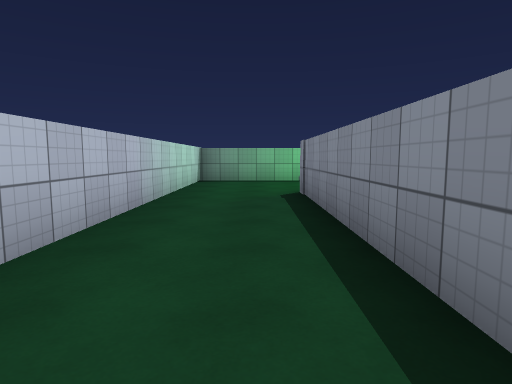
view 1 (above)

24 first-person views from a walk through a 3-D level made in the Unity game engine. The camera is 1.3 m above the floor, tilts 6° down and sees 75° across. The floor is counted in squares, 2 m on a side. Each view is taken from the middle of a square. On the plan, view 1 faces up. The plan holds only what a view shows up to about 10 squares ahead; the rest is blank. The place goes on beyond the plan. The player character is not drawn. Some animated figures are left out. Surface patterns are stand-ins for the level's own textures.

view 2
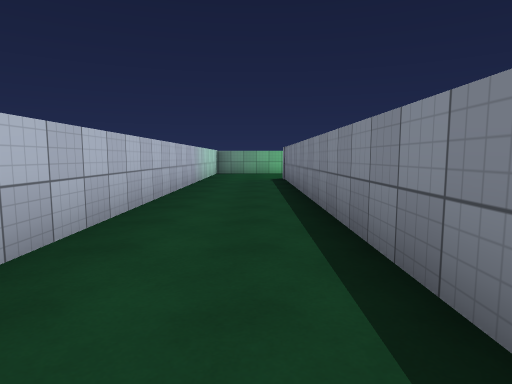

view 3
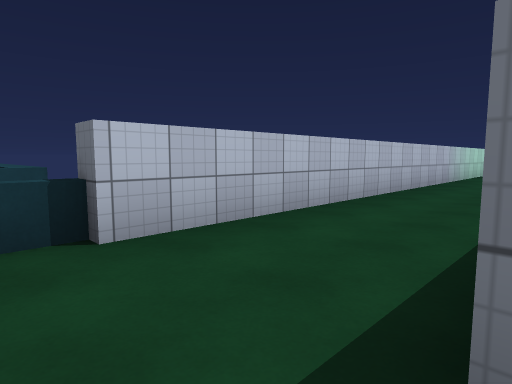

view 4
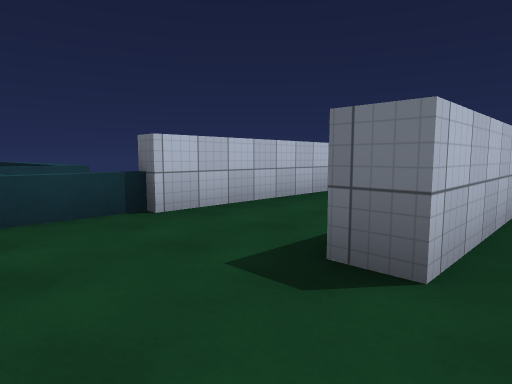

view 5
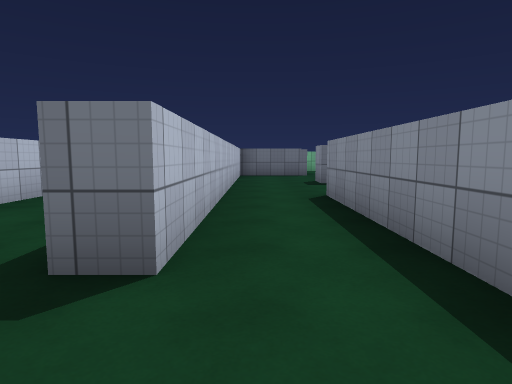

view 6
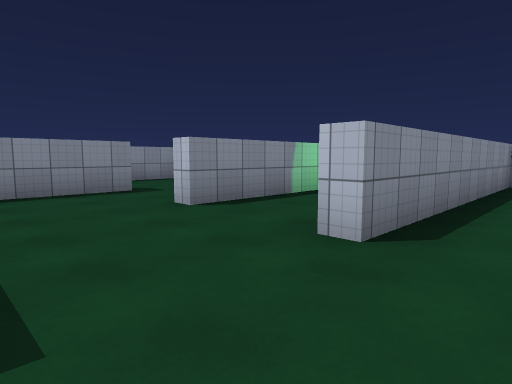

view 7
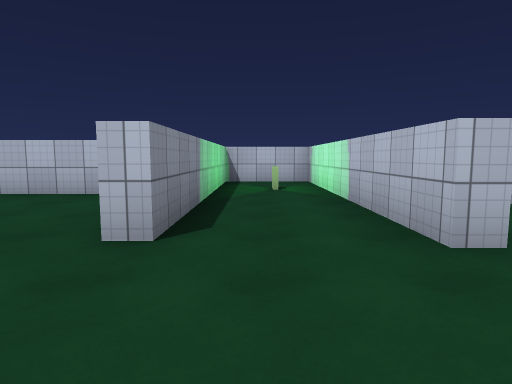

view 8
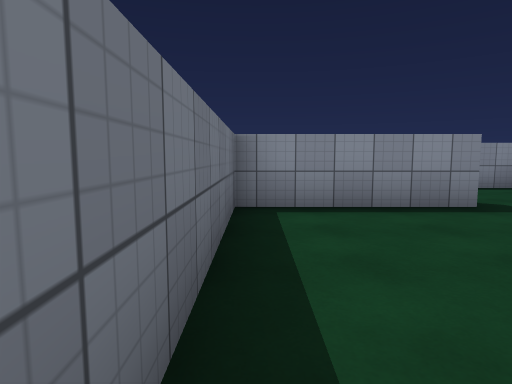

view 9
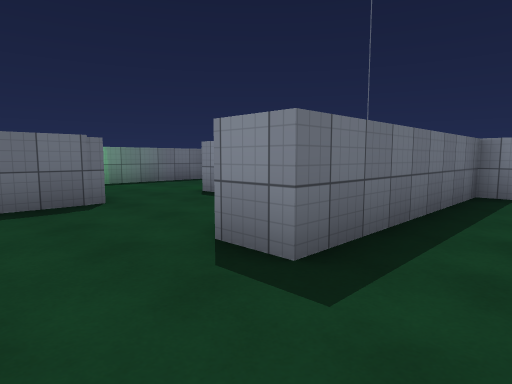

view 10
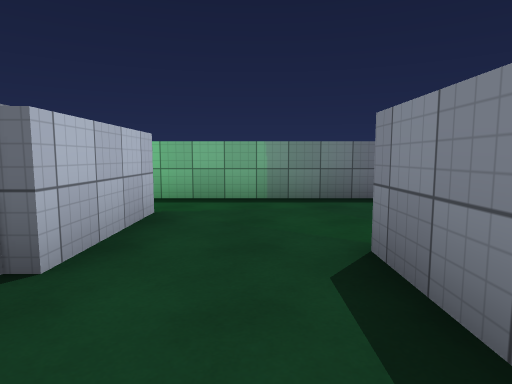

view 11
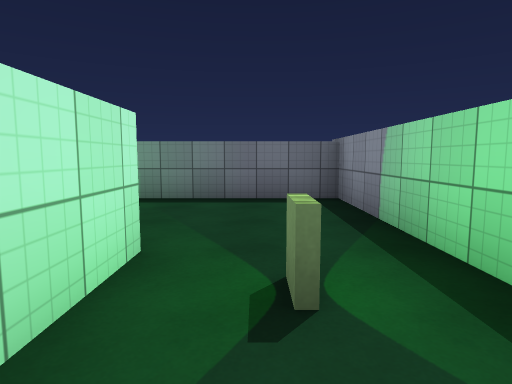

view 12
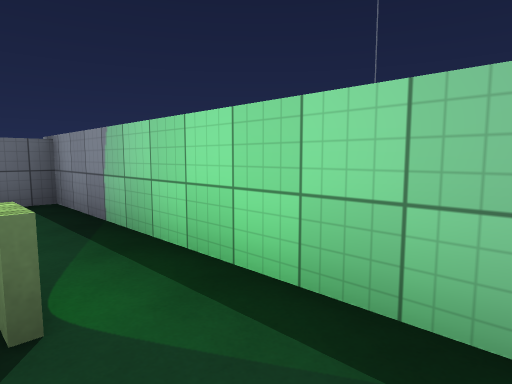

view 13
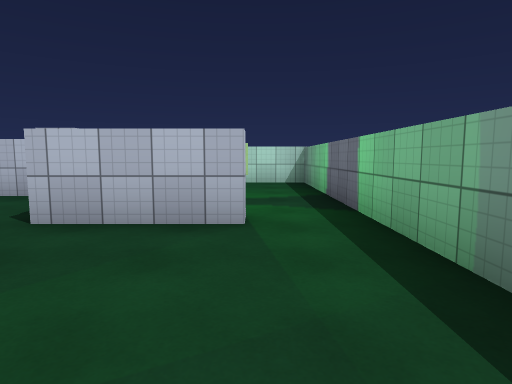

view 14
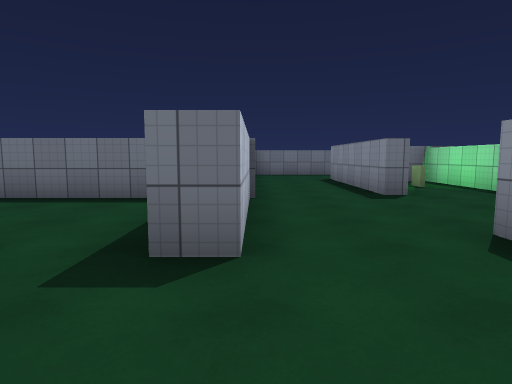

view 15
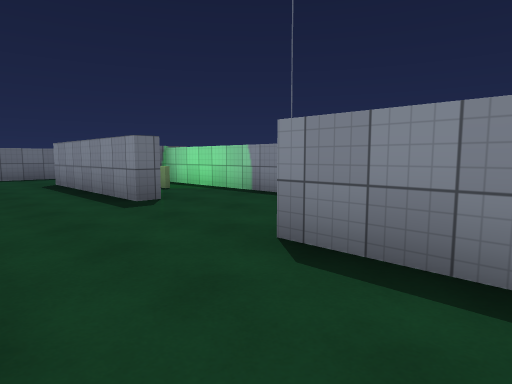

view 16
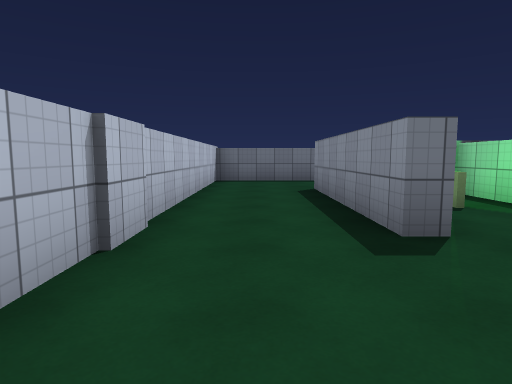

view 17
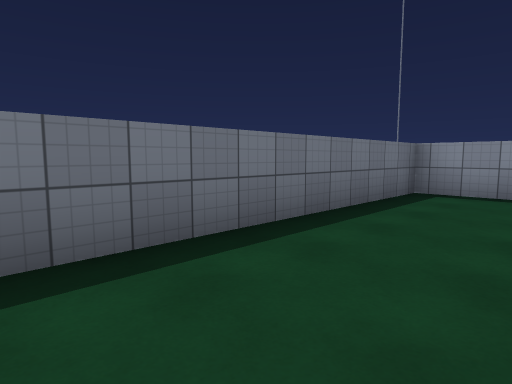

view 18
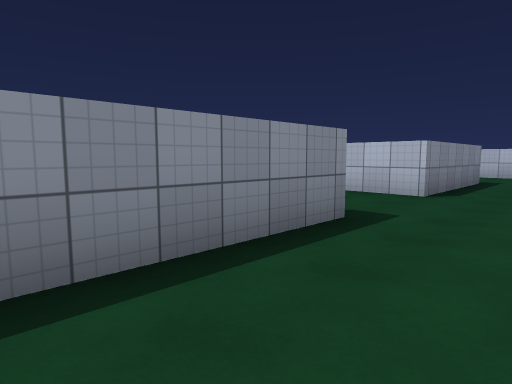

view 19
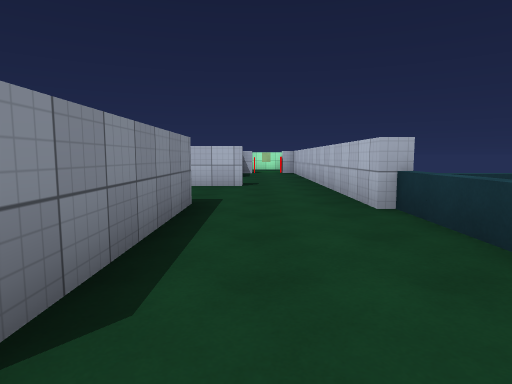

view 20
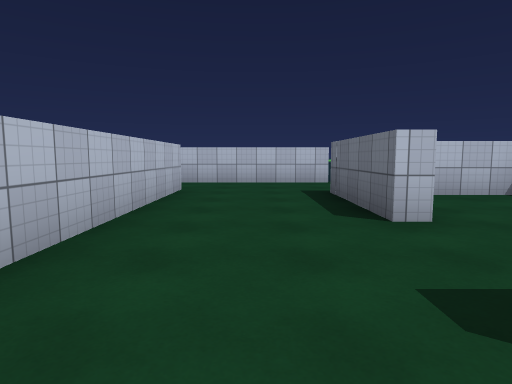

view 21
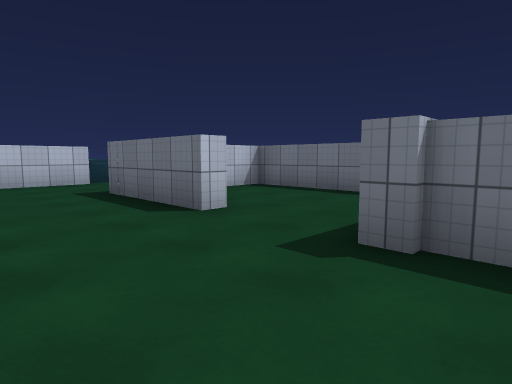

view 22
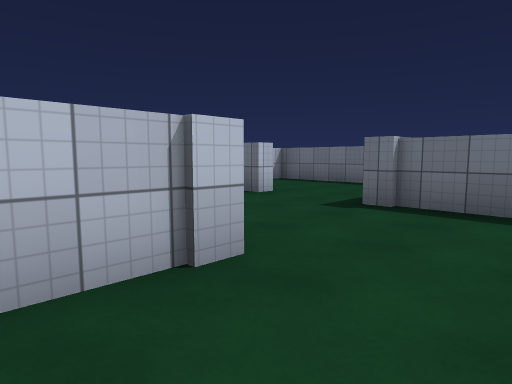

view 23
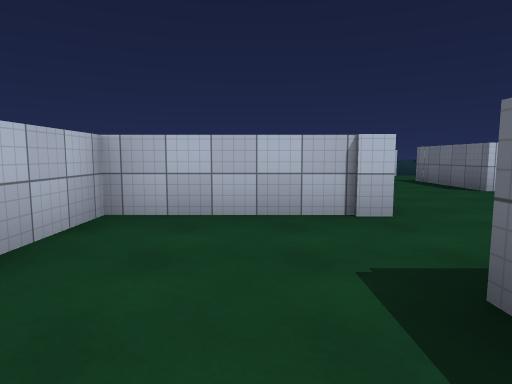

view 24
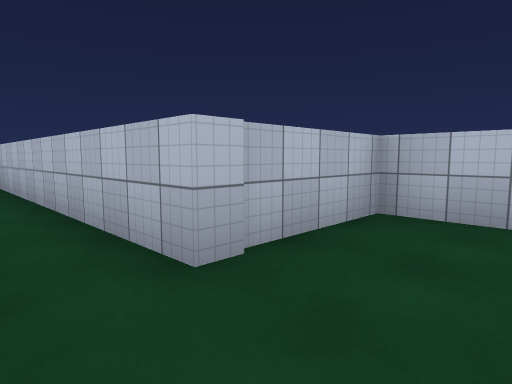

### Floor plan
Points are (right, up) in squares from view 1. A wall is a line through its corners. A room is listed if a view was taken in it or the views show most of it. See-through windows are left out.
Room 1 (views 1, 2, 3, 18, 19)
walls: (1.5, -4.2) (0.9, -4.2) (0.9, 6.2); (3.4, 9.2) (-1.5, 9.2) (-1.5, -4.2) (-1.8, -4.2)
low walls: (-1.8, -4.2) (-1.8, -5.6)
ways out: opening at (1, -5.5) to room 2; opening at (3, 9) to room 4; opening at (-0.5, -7.5) to room 11; opening at (-2, -6)
Room 2 (views 4, 5, 6, 7, 8, 9, 14, 15)
walls: (7.6, -3.8) (9.5, -3.8); (8.9, -0.9) (8.3, -0.9) (8.3, 2.3) (3.6, 2.3); (1.5, 2.5) (1.5, -4.2); (11, -3.4) (11, -0.1); (0.9, -6.8) (3.2, -6.8) (3.2, -0.3) (3.6, -0.3) (3.6, -6.8) (5.8, -6.8) (5.8, -0.5) (6.2, -0.5)
ways out: opening at (1, -5.5) to room 1; opening at (2.5, 3) to room 3; opening at (10, -1) to room 5
Room 3 (view 10)
walls: (3.8, 5.8) (2.5, 5.8); (1.5, 4.2) (1.5, 2.5); (3.6, 2.3) (3.6, 3.1); (5.8, 4.9) (5.8, 6.4)
ways out: opening at (2.5, 3) to room 2; opening at (4.5, 6) to room 4
Room 4 (views 11, 12, 13)
walls: (6.3, 6.4) (6.3, 4.9); (3.8, 8) (3.8, 5.8); (8.3, 4.1) (8.3, 9.2) (3.4, 9.2)
ways out: opening at (3, 9) to room 1; opening at (4.5, 6) to room 3
Room 5 (view 16)
walls: (11.6, 2.7) (11.2, 2.7) (11.2, 6.9); (13.6, 2) (13.6, 6) (13, 6); (8.9, 6.5) (8.9, -0.9)
ways out: opening at (10, -1) to room 2; opening at (10, 6) to room 6
Room 6 (view 17)
walls: (16.3, 7.8) (16.3, 9.2) (8.9, 9.2) (8.9, 6.5)
ways out: opening at (10, 6) to room 5
Room 7 (views 20, 21)
walls: (7.5, -10.6) (5.8, -10.6)
ways out: opening at (7.5, -14) to room 8; opening at (6, -12.5) to room 10
Room 8 (view 22)
walls: (6.3, -13.4) (6.3, -16.7) (8.9, -16.7)
ways out: opening at (7.5, -14) to room 7; opening at (9, -15.5) to room 9
Room 9 (views 23, 24)
walls: (8.9, -16.7) (8.9, -23.4)
ways out: opening at (9, -15.5) to room 8
Room 10 (no view inside)
walls: (3.8, -10.6) (0.9, -10.6); (0.2, -13.5) (5.1, -13.5); (-1.5, -11.4) (-1.5, -14.6)
ways out: opening at (6, -12.5) to room 7; opening at (-0.5, -10.5) to room 11; opening at (4.5, -11) to room 12; opening at (-0.5, -14)
Room 11 (no view inside)
walls: (-1.5, -10.2) (-1.5, -11.4); (0.9, -10.6) (0.9, -6.8)
low walls: (-1.8, -8.2) (-1.8, -10.2)
ways out: opening at (-0.5, -7.5) to room 1; opening at (-0.5, -10.5) to room 10; opening at (-2, -9)
Room 12 (no view inside)
walls: (3.8, -10.1) (3.8, -10.6); (4.1, -7.2) (1.5, -7.2) (1.5, -9)
ways out: opening at (4.5, -11) to room 10

Where each view was taken, in squares from view 1:
view 1: 0 up, 0 right, facing up
view 2: 4 down, 0 right, facing up
view 3: 5 down, 1 right, facing up-left
view 4: 6 down, 2 right, facing up-left
view 5: 6 down, 2 right, facing up
view 6: 2 up, 2 right, facing down-right
view 7: 2 up, 5 right, facing down
view 8: 2 up, 4 right, facing right
view 9: 1 up, 2 right, facing up-right
view 10: 4 up, 5 right, facing up
view 11: 4 up, 7 right, facing up
view 12: 4 up, 7 right, facing up-right
view 13: 8 up, 7 right, facing left
view 14: 3 down, 9 right, facing up
view 15: 2 down, 9 right, facing up-right
view 16: 0 up, 10 right, facing up
view 17: 7 up, 10 right, facing up-right
view 18: 1 down, 1 left, facing down-right
view 19: 6 down, 0 right, facing down
view 20: 12 down, 7 right, facing left
view 21: 13 down, 7 right, facing up-left
view 22: 15 down, 8 right, facing up-left
view 23: 15 down, 10 right, facing left
view 24: 15 down, 10 right, facing down-left
